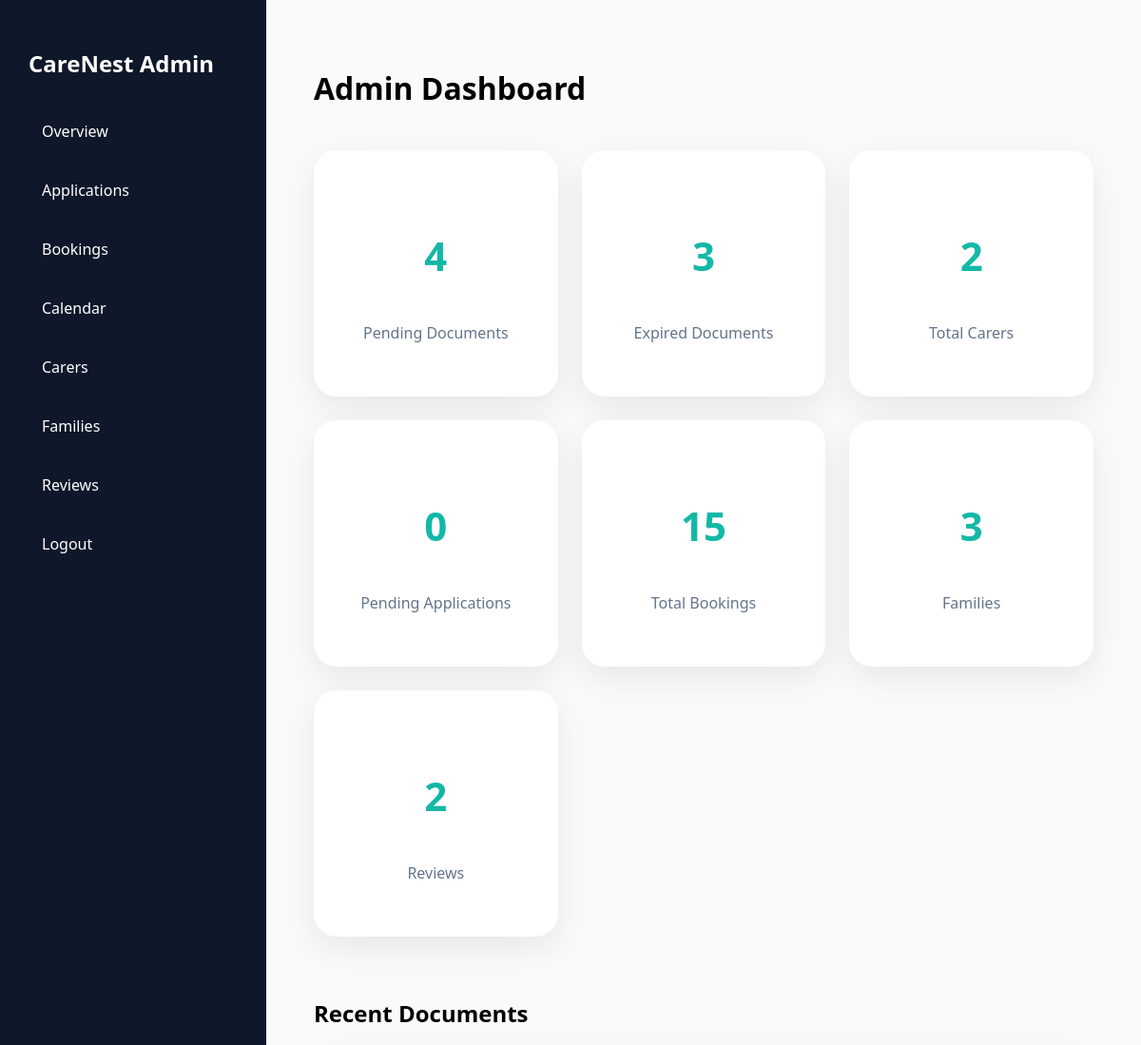
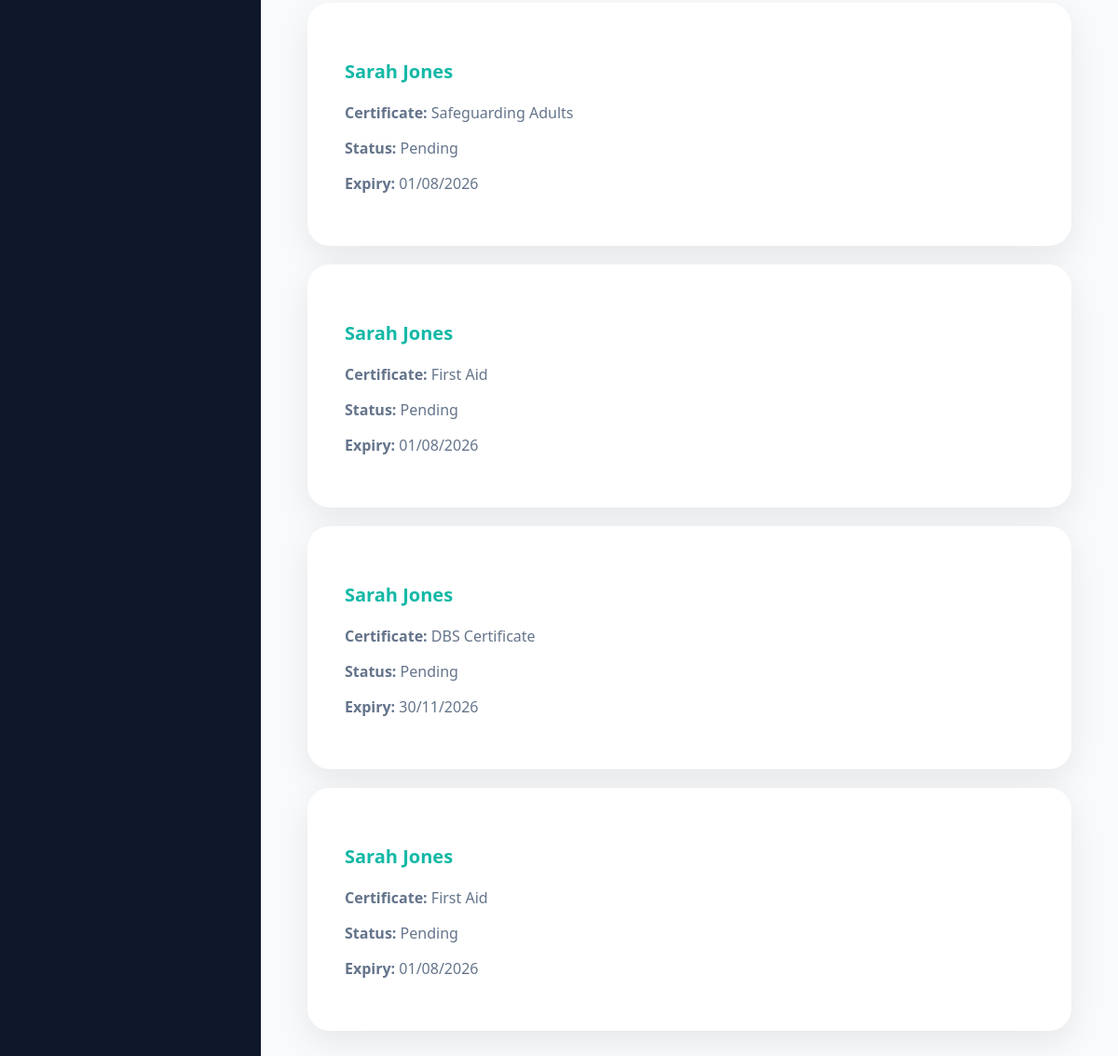
The page /admin-dashboard/ (signed in) on the database as committed earlier (2 pictures, top to bottom).
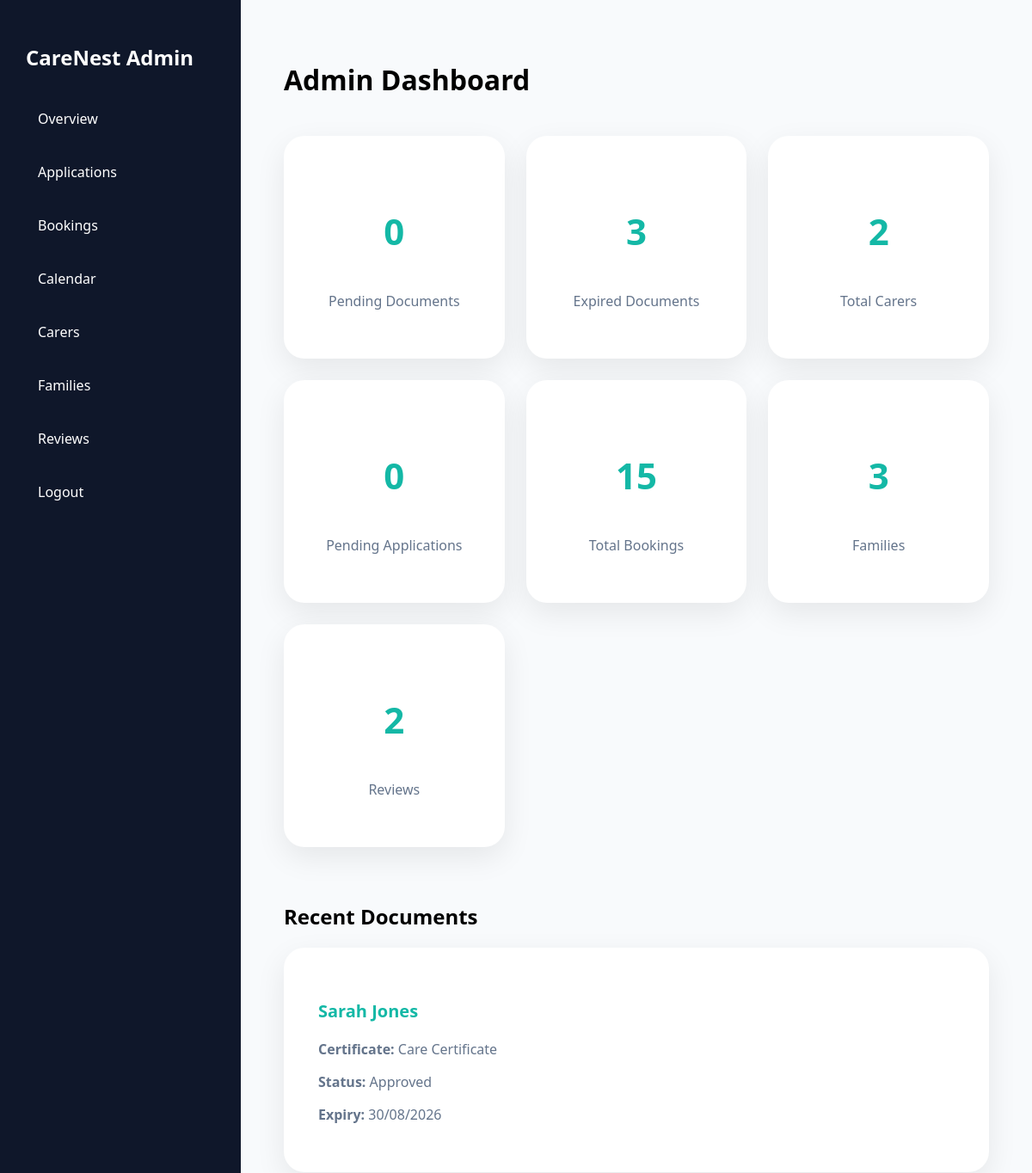
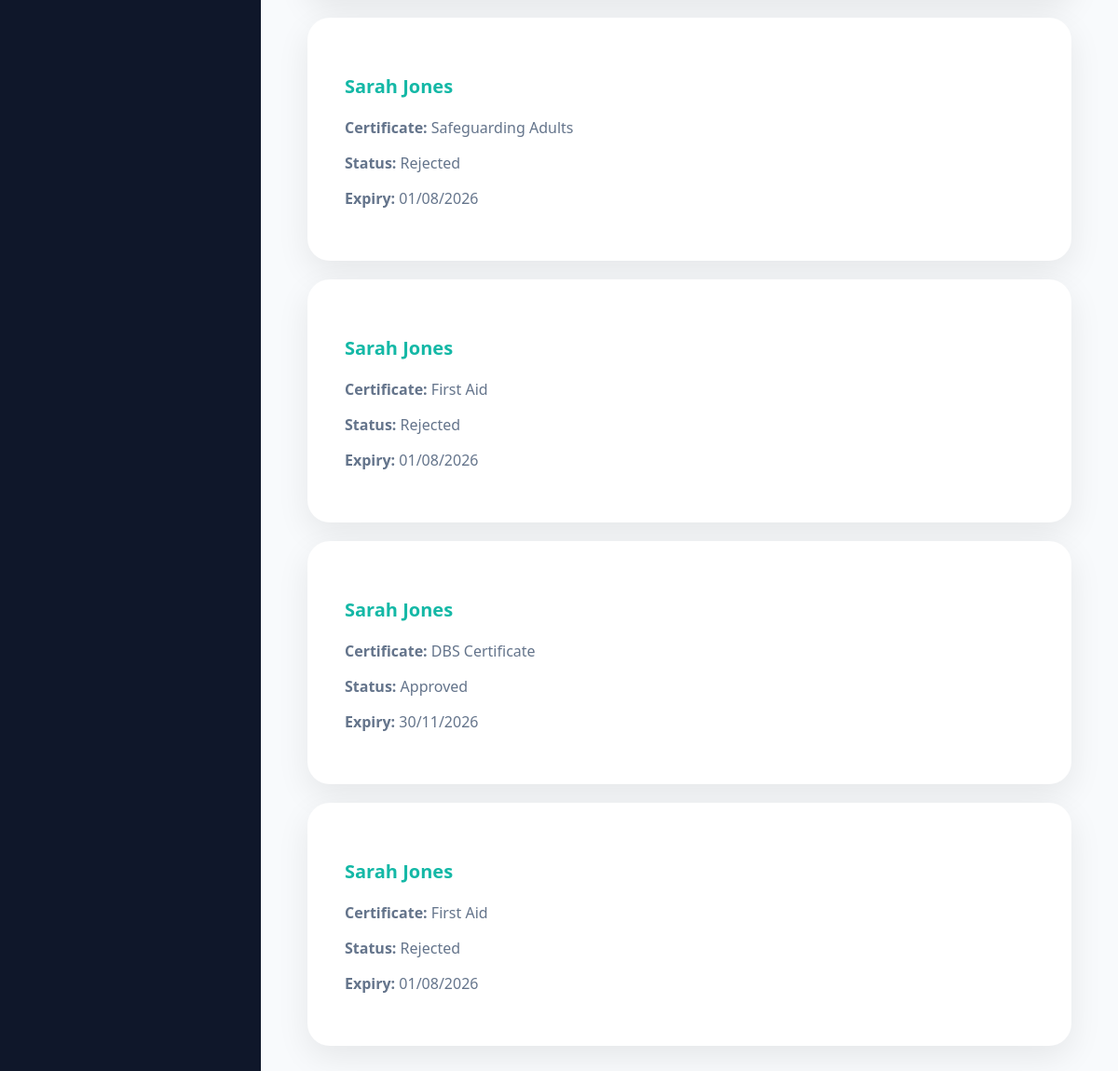
The same page on the database as committed later (2 pictures, top to bottom).
### carers/models.py (models this page shows, shortened)
class CarerDocument(models.Model):
    DOCUMENT_CHOICES = (
        ('DBS Certificate', 'DBS Certificate'),
        ('Right to Work', 'Right to Work'),
        ('Public Liability Insurance', 'Public Liability Insurance'),
        ('First Aid', 'First Aid'),
        ('Moving & Handling', 'Moving & Handling'),
        ('Safeguarding Adults', 'Safeguarding Adults'),
        ('Medication Administration', 'Medication Administration'),
        ('Dementia Awareness', 'Dementia Awareness'),
        ('Infection Control', 'Infection Control'),
        ('Autism Awareness', 'Autism Awareness'),
        ('Care Certificate', 'Care Certificate'),
        ('NVQ Level 2', 'NVQ Level 2'),
        ('NVQ Level 3', 'NVQ Level 3'),
    )
    STATUS_CHOICES = (
        ('pending', 'Pending'),
        ('approved', 'Approved'),
        ('rejected', 'Rejected'),
    )
    carer = models.ForeignKey(
        Carer,
        on_delete=models.CASCADE,
        related_name='documents'
    )
    document_name = models.CharField(
        max_length=200,
        null=True,
        blank=True
    )
    issue_date = models.DateField(
        null=True,        blank=True
    )
    expiry_date = models.DateField(
        null=True,
        blank=True
    )
    file = models.FileField(
        upload_to=document_upload_path
    )
    status = models.CharField(
        max_length=20,
        choices=STATUS_CHOICES,
        default='pending'
    )
    uploaded_at = models.DateTimeField(
        auto_now_add=True
    )

class Carer(models.Model):
    user = models.OneToOneField(
        User,
        on_delete=models.CASCADE,
        null=True,
        blank=True,
        related_name='carer_profile'
    )
    GENDER_CHOICES = (
        ('male', 'Male'),
        ('female', 'Female'),
    )
    CARE_TYPES = (
        ('Personal Care', 'Personal Care'),
        ('Dementia Care', 'Dementia Care'),
        ('Companionship', 'Companionship'),
        ('Overnight Care', 'Overnight Care'),
        ('Respite Care', 'Respite Care'),
        ('Learning Disabilities Support', 'Learning Disabilities Support'),
        ('Autism Support', 'Autism Support'),
        ('Live-in Care', 'Live-in Care'),
        ('Mobility Support', 'Mobility Support'),
        ('Domestic Support', 'Domestic Support'),
        ('Shopping & Community Access', 'Shopping & Community Access'),
    )
    care_type = models.CharField(
        max_length=50,
        choices=CARE_TYPES,
        default='Personal Care'
    )
    services_offered = models.JSONField(
        default=list,
        blank=True
    )
    full_name = models.CharField(max_length=100)
    email = models.EmailField(
        blank=True
    )
    photo = models.ImageField(
        upload_to='carers/',
        blank=True,
        null=True
    )
    gender = models.CharField(
        max_length=10,
        choices=GENDER_CHOICES,
        default='female'
    )
    postcode = models.CharField(max_length=20)
    experience_years = models.PositiveIntegerField()
    hourly_rate = models.DecimalField(
        max_digits=8,
        decimal_places=2
    )
    phone_number = models.CharField(
        max_length=20,
        blank=True
    )
    address = models.TextField(
        blank=True
    )
    bio = models.TextField()
    dbs_verified = models.BooleanField(
        default=False
    )

### carers/views.py (the view)
@user_passes_test(lambda u: u.is_superuser)
def admin_dashboard(request):
    total_carers = Carer.objects.count()
    total_families = User.objects.filter(
        is_superuser=False
    ).count()
    total_bookings = Booking.objects.count()
    pending_applications = CarerApplication.objects.filter(
        status='pending'
    ).count()
    total_reviews = Review.objects.count()
    pending_documents = CarerDocument.objects.filter(
        status='pending'
    ).count()
    expired_documents = CarerDocument.objects.filter(
        expiry_date__lte=date.today()
    ).count()
    documents = CarerDocument.objects.all().order_by(
        '-uploaded_at'
    )[:5]
    return render(
        request,
        'carers/admin_dashboard.html',
        {
            'total_carers': total_carers,
            'total_families': total_families,
            'total_bookings': total_bookings,
            'pending_applications': pending_applications,
            'total_reviews': total_reviews,
            'pending_documents': pending_documents,
            'expired_documents': expired_documents,
            'documents': documents,
        }
    )

### carers/templates/carers/admin_dashboard.html (shortened to what this page needs)
<!DOCTYPE html>
<html>
<head>
</head>
<body>
<div class="layout">
    <div class="sidebar">
        <h2>CareNest Admin</h2>
       <a href="/admin-dashboard/">Overview</a>
        <a href="/admin-dashboard/applications/">Applications</a>
        <a href="/admin-dashboard/bookings/">Bookings</a>
        <a href="/admin-dashboard/calendar/">Calendar</a>
        <a href="/admin-dashboard/carers/">Carers</a>
        <a href="/admin/">Families</a>
        <a href="/admin/">Reviews</a>
        <a href="/logout/">Logout</a>
    </div>
    <div class="main">
        <h1>Admin Dashboard</h1>
        <br>
        <div class="cards">
            <div class="card">
                <h3>{{ pending_documents }}</h3>
                <p>Pending Documents</p>
            </div>
            <div class="card">
                <h3>{{ expired_documents }}</h3>
                <p>Expired Documents</p>
            </div>
            <div class="card">
                <h3>{{ total_carers }}</h3>
                <p>Total Carers</p>
            </div>
            <div class="card">
                <h3>{{ pending_applications }}</h3>
                <p>Pending Applications</p>
            </div>
            <div class="card">
                <h3>{{ total_bookings }}</h3>
                <p>Total Bookings</p>
            </div>
            <div class="card">
                <h3>{{ total_families }}</h3>
                <p>Families</p>
            </div>
            <div class="card">
                <h3>{{ total_reviews }}</h3>
                <p>Reviews</p>
            </div>
        </div>
        <br><br>
<h2>Recent Documents</h2>
{% for document in documents %}
<div class="card" style="text-align:left;margin-top:20px;">
    <h3 style="font-size:20px;">
        {{ document.carer.full_name }}
    </h3>
    <p>
        <strong>Certificate:</strong>
        {{ document.document_name }}
    </p>
    <p>
        <strong>Status:</strong>
        {{ document.get_status_display }}
    </p>
    <p>
        <strong>Expiry:</strong>
        {{ document.expiry_date|date:"d/m/Y" }}
    </p>
</div>
{% empty %}
<p>No documents uploaded.</p>
{% endfor %}
    </div>
</div>
</body>
</html>

### carers/templates/carers/admin_dashboard.html (style rules this page uses)
body { margin:0; font-family:"Segoe UI",sans-serif; background:#f8fafc; }
.layout { display:grid; grid-template-columns:280px 1fr; min-height:100vh; }
.sidebar { background:#0f172a; color:white; padding:30px; }
.sidebar h2 { margin-bottom:30px; }
.sidebar a { display:block; color:white; text-decoration:none; padding:14px; margin-bottom:12px; border-radius:10px; }
.main { padding:50px; }
.cards { display:grid; grid-template-columns:repeat(auto-fit,minmax(250px,1fr)); gap:25px; }
.card { background:white; padding:40px; border-radius:24px; text-align:center; box-shadow:0 12px 35px rgba(0,0,0,0.08); }
.card h3 { font-size:42px; color:#14b8a6; }
.card p { color:#64748b; margin-top:10px; }

Rows that differ between the two databases and show on the page:
added CarerDocument: carer.full_name "Sarah Jones", document_name "Care Certificate", status "Approved", expiry_date "30/08/2026"
changed CarerDocument "Safeguarding Adults": status "Pending" → "Rejected"
changed CarerDocument (number 3 of 5 on the later page): status "Pending" → "Rejected"
changed CarerDocument "DBS Certificate": status "Pending" → "Approved"
changed CarerDocument (number 5 of 5 on the later page): status "Pending" → "Rejected"
Other text that changed with them:
{{ pending_documents }}: "4" → "0"
